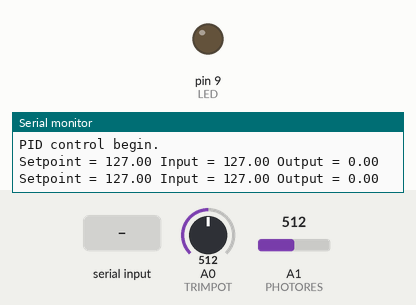
This sketch was run on a simulated Arduino Uno, built with avr-gcc and run on an emulated ATmega328P. Shown: output pins drawn as LEDs (lit = HIGH), the last lines printed to the serial monitor. The test bench sets the inputs (shaded band); at power-on: A0 (TRIMPOT) = 512, A1 (PHOTORES) = 512.

Above: at 1.2 s.
1.3 s: A0 (TRIMPOT) set to 525
At 1.47 s:
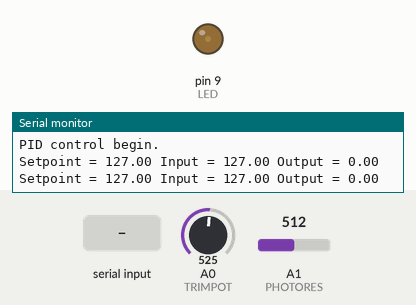
4.3 s: "90,45,200\n" received over Serial
At 4.9 s:
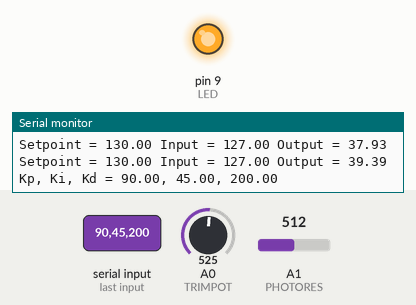
6.0 s: "30,150,10\n" received over Serial
At 10.3 s:
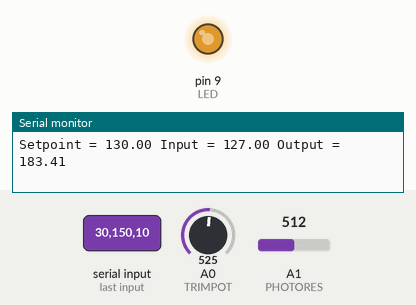
Timing chart, 0 to 11.8 s (numbered marks = the images above; inputs shaded):
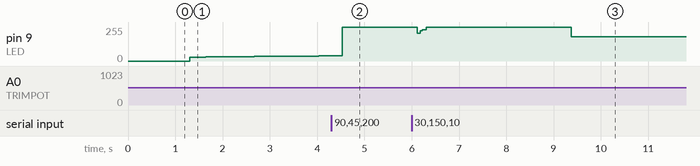

The sketch:

pid-control.ino
```cpp
#include <PID_v1.h>

// Pin definitions
#define TRIMPOT   0
#define PHOTORES  1
#define LED       9

// Tuning parameters
float Kp = 10;
float Ki = 1;
float Kd = 0;

double lightLevel;
double setPoint, input, output;
PID myPID(&input, &output, &setPoint, Kp, Ki, Kd, DIRECT);
const int sampleRate = 1;
const long serialPing = 500;
unsigned long now = 0;
unsigned long lastMessage = 0;

void setup()
{
  // Read lihgt level
  lightLevel = analogRead(PHOTORES);
  // Scale light level for PID input
  input = map(lightLevel, 0, 1023, 0, 255);
  // Read and scale set point from trimpot
  setPoint = map(analogRead(TRIMPOT), 0, 1023, 0, 255);

  Serial.begin(9600);
  // Start PID controller
  myPID.SetMode(AUTOMATIC);
  // Assign the sample rate of PID controller
  myPID.SetSampleTime(sampleRate);
  Serial.print("PID control begin.\n\n");
  // Serial data will be received relative to this point
  lastMessage = millis();
}

void loop()
{
  // Read lihgt level
  lightLevel = analogRead(PHOTORES);
  // Scale light level for PID input
  input = map(lightLevel, 0, 1023, 0, 255);
  // Read and scale set point from trimpot
  setPoint = map(analogRead(TRIMPOT), 0, 1023, 0, 255);

  // Calculate PID output at specified sample time
  myPID.Compute();

  // Power the LED with output value from PID controller
  analogWrite(LED, output);
  // Keep track of the elapsed time
  now = millis();

  // If enough time has passed since last data send
  if (now-lastMessage > serialPing)
  {
    // Send PID controller data log
    Serial.print("Setpoint = ");
    Serial.print(setPoint);
    Serial.print(" Input = ");
    Serial.print(input);
    Serial.print(" Output = ");
    Serial.println(output);

    // Tuning parameters can be retrieved from the serial monitor:
    // 10,2,0.5 set Kp to 10, Ki to 2, Kd to 0.5
    if (Serial.available() > 0)
    {
      for (int i = 0; i < 4; i++)
      {
        switch (i)
        {
          case 0:
            Kp = Serial.parseFloat();
            break;
          case 1:
            Ki = Serial.parseFloat();
            break;
          case 2:
            Kd = Serial.parseFloat();
            break;
          case 3:
            for (int j = Serial.available(); j == 0; j--)
            {
              Serial.read();
            }
            break;
        }
      }

      // Display new tuning parameters
      Serial.print("\nKp, Ki, Kd = ");
      Serial.print(Kp);
      Serial.print(", ");
      Serial.print(Ki);
      Serial.print(", ");
      Serial.print(Kd);
      Serial.print("\n\n");
      // Set the tuning parameters to the PID controller
      myPID.SetTunings(Kp, Ki, Kd);
    }
    // Reference the next data send to this point
    lastMessage = now;
  }
}
```

Measured:
- after the input at 1.3 s, pin 9 (LED): moves from 0/255 to 38/255 over 2.7 s, starting at once
